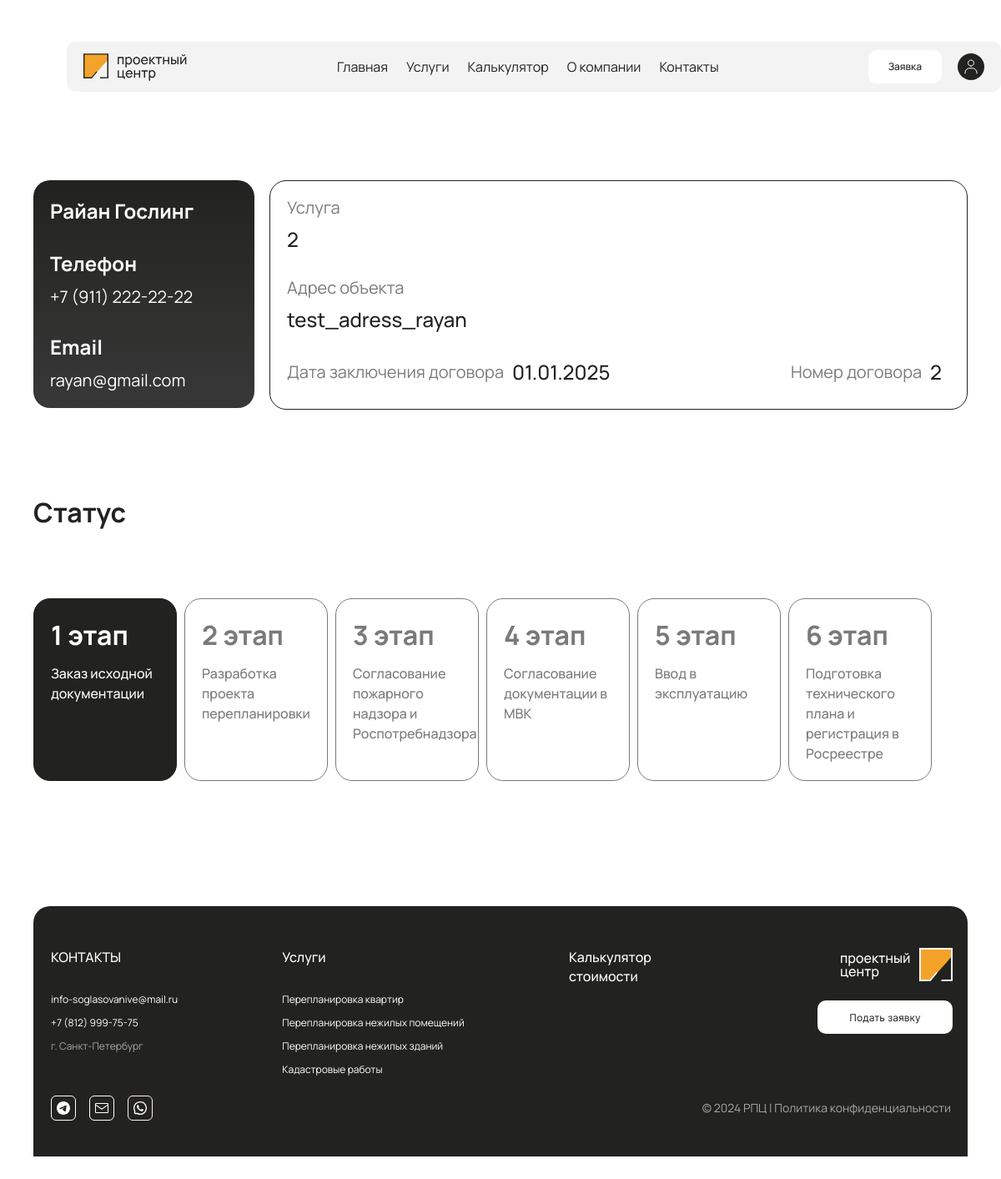
The page /profile/ (signed in) on the database as committed earlier.
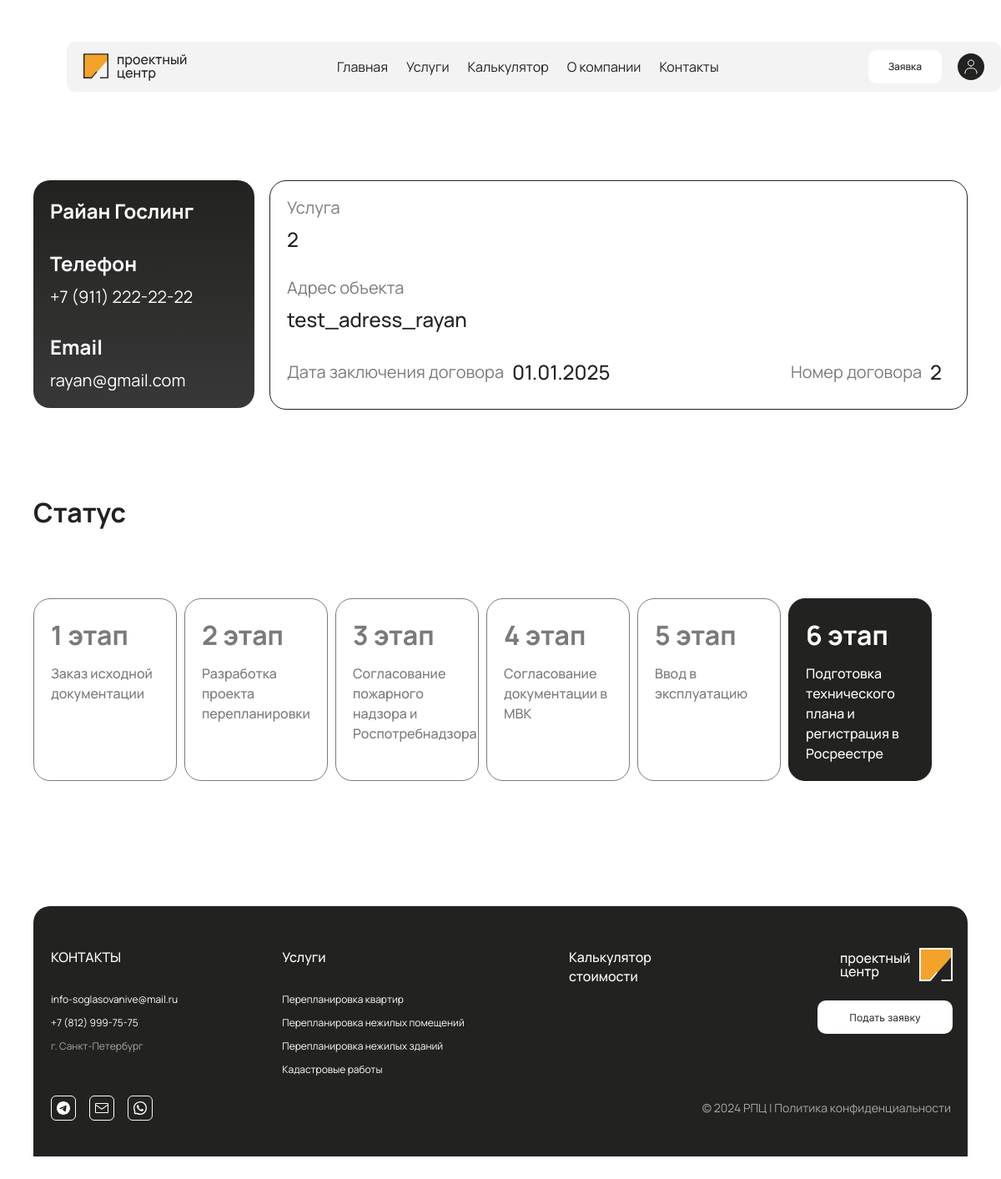
The same page on the database as committed later.
### user/views.py (the view)
# urls.py: path('profile/', views.user_profile, name='user_profile'),
@login_required
def user_profile(request):
    return render(request, "user/profile.html")

### manager/templatetags/custom_filters.py (called while the page is built)
@register.filter
def format_phone(value):
    try:
        phone_number = ''.join(filter(str.isdigit, value))
        formatted_phone = f'+7 ({phone_number[1:4]}) {phone_number[4:7]}-{phone_number[7:9]}-{phone_number[9:]}'
        return formatted_phone
    except:
        return value

### user/context_processors.py (called while the page is built)
def user_contracts(request):
    if request.user.is_authenticated:
        return {
            'user_contract': request.user.contracts.last()
        }
    return {}

### templates/user/profile.html (shortened to what this page needs)
{% extends 'layout.html' %}
{% load static %}
{% load custom_filters %}
{% block link %}
  <link rel="stylesheet" href="{% static 'css/user/profile.css' %}">
{% endblock %}
{% block content %}
<div class="lk-container">
  <div class="person-container">
    <div class="contact-data">
      <h2>{{ request.user.first_name }} {{ request.user.last_name }}</h2>
      <div>
        <h2>Телефон</h2>
        <p>{{ request.user.phone_number|format_phone }}</p>
      </div>
      <div>
        <h2>Email</h2>
        <p>{{ request.user.email }}</p>
      </div>
    </div>
    <div class="order-data">
      <h3>Услуга</h3>
      <p>{{ user_contract.service_type }}</p>
      <h3>Адрес объекта</h3>
      <p>{{ user_contract.address }}</p>
      <div class="data-and-id">
        <div class="data-container">
          <h3>Дата заключения договора</h3>
          <p>{{ user_contract.contract_date|date:"d.m.Y" }}</p>
        </div>
        <div class="id-container">
          <h3>Номер договора</h3>
          <p>{{ user_contract.contract_number }}</p>
        </div>
      </div>
    </div>
  </div>
  <div class="client-stages-container">
    <h2>Cтатус</h2>
    <div class="stage-elements" id="stage-elements" data-service-type="{{ user_contract.service_type }}" data-status="{{ user_contract.status }}">
      {% if user_contract.service_type == 1 %}
        <div class="stage-element {% if user_contract.status == 1 %}stage-element-current{% endif %}">
          <h3>1 этап</h3>
          <p>Заказ исходной документации</p>
        </div>
        <div class="stage-element {% if user_contract.status == 2 %}stage-element-current{% endif %}">
          <h3>2 этап</h3>
          <p>Разработка проекта перепланировки</p>
        </div>
        <div class="stage-element {% if user_contract.status == 3 %}stage-element-current{% endif %}">
          <h3>3 этап</h3>
          <p>Согласование пожарного надзора</p>
        </div>
        <div class="stage-element {% if user_contract.status == 4 %}stage-element-current{% endif %}">
          <h3>4 этап</h3>
          <p>Согласование документации в МВК</p>
        </div>
        <div class="stage-element {% if user_contract.status == 5 %}stage-element-current{% endif %}">
          <h3>5 этап</h3>
          <p>Ввод квартиры в эксплуатацию</p>
        </div>
        <div class="stage-element {% if user_contract.status == 6 %}stage-element-current{% endif %}">
          <h3>6 этап</h3>
          <p>Подготовка технического плана и регистрация в Росреестре</p>
        </div>
      {% elif user_contract.service_type == 2 %}
        <div class="stage-element {% if user_contract.status == 1 %}stage-element-current{% endif %}">
          <h3>1 этап</h3>
          <p>Заказ исходной документации</p>
        </div>
        <div class="stage-element {% if user_contract.status == 2 %}stage-element-current{% endif %}">
          <h3>2 этап</h3>
          <p>Разработка проекта перепланировки</p>
        </div>
        <div class="stage-element {% if user_contract.status == 3 %}stage-element-current{% endif %}">
          <h3>3 этап</h3>
          <p>Согласование пожарного надзора и Роспотребнадзора</p>
        </div>
        <div class="stage-element {% if user_contract.status == 4 %}stage-element-current{% endif %}">
          <h3>4 этап</h3>
          <p>Согласование документации в МВК</p>
        </div>
        <div class="stage-element {% if user_contract.status == 5 %}stage-element-current{% endif %}">
          <h3>5 этап</h3>
          <p>Ввод в эксплуатацию</p>
        </div>
        <div class="stage-element {% if user_contract.status == 6 %}stage-element-current{% endif %}">
          <h3>6 этап</h3>
          <p>Подготовка технического плана и регистрация в Росреестре</p>
        </div>
      {% endif %}
    </div>
  </div>
{% include 'includes/footer.html' %}
{% endblock %}

Rows that differ between the two databases and show on the page:
changed Contract "test_adress_rayan": status 1 → 6 (drawn)
